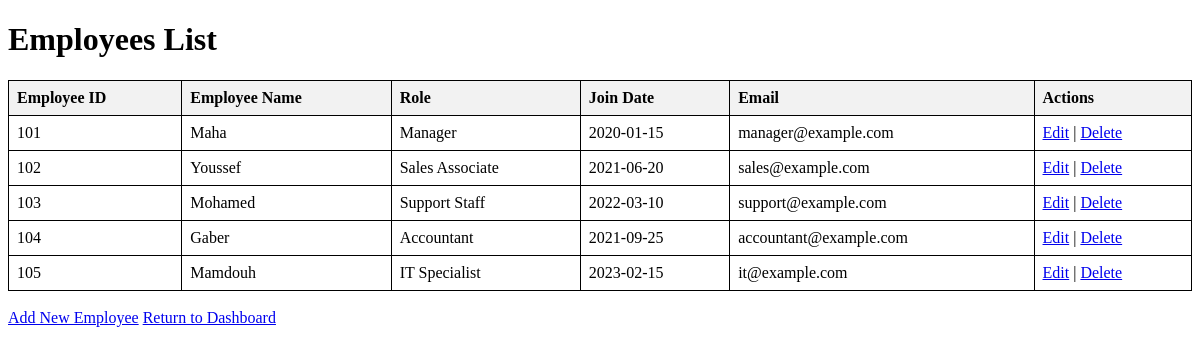
Screenshot of /view_employees.php with the database file from the repository.
### tables this page shows
CREATE TABLE Employee (
    Employee_ID int auto_increment PRIMARY KEY,
    Employee_name varchar(50),
    Role varchar(100),
    Join_date Date,
    Email varchar(100)
);

### view_employees.php (the view, shortened to what this page needs)
<?php
include 'db_connection.php';
$sql = "SELECT * FROM Employee";
$result = $conn->query($sql);
?>
<!DOCTYPE html>
<html lang="en">
<head>
</head>
<body>
    <h1>Employees List</h1>
    <table>
        <tr>
            <th>Employee ID</th>
            <th>Employee Name</th>
            <th>Role</th>
            <th>Join Date</th>
            <th>Email</th>
            <th>Actions</th>
        </tr>
        <?php
        if ($result->num_rows > 0) {
            while ($row = $result->fetch_assoc()) {
                echo "<tr>
                        <td>{$row['Employee_ID']}</td>
                        <td>{$row['Employee_name']}</td>
                        <td>{$row['Role']}</td>
                        <td>{$row['Join_date']}</td>
                        <td>{$row['Email']}</td>
                        <td class='actions'>
                            <a href='update_employee.php?id={$row['Employee_ID']}'>Edit</a> |
                            <a href='view_employees.php?delete={$row['Employee_ID']}' onclick='return confirm(\"Are you sure you want to delete this employee?\");'>Delete</a>
                        </td>
                      </tr>";
            }
        } else {
            echo "<tr><td colspan='6'>No employees found</td></tr>";
        }
        ?>
    </table>
    <br>
    <a href="add_employee.php">Add New Employee</a>
    <a href="index.php">Return to Dashboard</a>
</body>
</html>

### view_employees.php (style rules this page uses)
table { width: 100%; border-collapse: collapse; }
table, th, td { border: 1px solid black; }
th, td { padding: 8px; text-align: left; }
th { background-color: #f2f2f2; }
.actions { white-space: nowrap; }

### rows the page displays
employee: Employee_ID "101", Employee_name "Maha", Role "Manager", Join_date "2020-01-15", Email "manager@example.com"
employee: Employee_ID "102", Employee_name "Youssef", Role "Sales Associate", Join_date "2021-06-20", Email "sales@example.com"
employee: Employee_ID "103", Employee_name "Mohamed", Role "Support Staff", Join_date "2022-03-10", Email "support@example.com"
employee: Employee_ID "104", Employee_name "Gaber", Role "Accountant", Join_date "2021-09-25", Email "accountant@example.com"
employee: Employee_ID "105", Employee_name "Mamdouh", Role "IT Specialist", Join_date "2023-02-15", Email "it@example.com"
